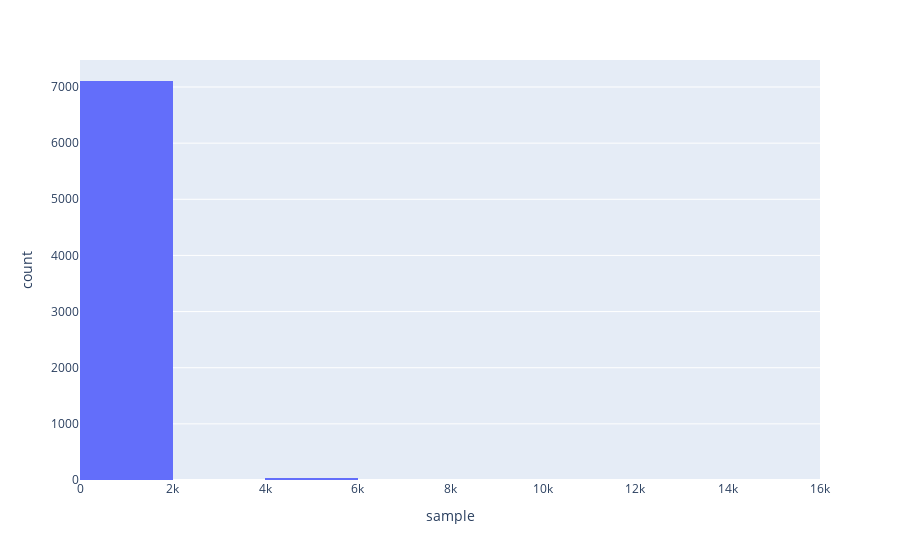

The notebook cell saved with this chart:
### Code cell
fig = px.histogram(dataset, x="sample", nbins=10)
fig.show()

### Figure 1 — Plotly figure (JSON) as saved in the notebook; plotly's stock layout.template omitted (floating-point values rounded to 4 significant figures; data arrays with more than 128 entries replaced by an {"elided": "..."} marker saying what was removed)
{"data": [{"alignmentgroup": "True", "bingroup": "x", "hovertemplate": "sample=%{x}<br>count=%{y}<extra></extra>", "legendgroup": "", "marker": {"color": "#636efa"}, "name": "", "nbinsx": 10, "offsetgroup": "", "orientation": "v", "showlegend": false, "type": "histogram", "x": {"elided": "7154 int values"}, "xaxis": "x", "yaxis": "y"}], "layout": {"barmode": "relative", "legend": {"tracegroupgap": 0}, "margin": {"t": 60}, "xaxis": {"anchor": "y", "domain": [0, 1], "title": {"text": "sample"}}, "yaxis": {"anchor": "x", "domain": [0, 1], "title": {"text": "count"}}}}
